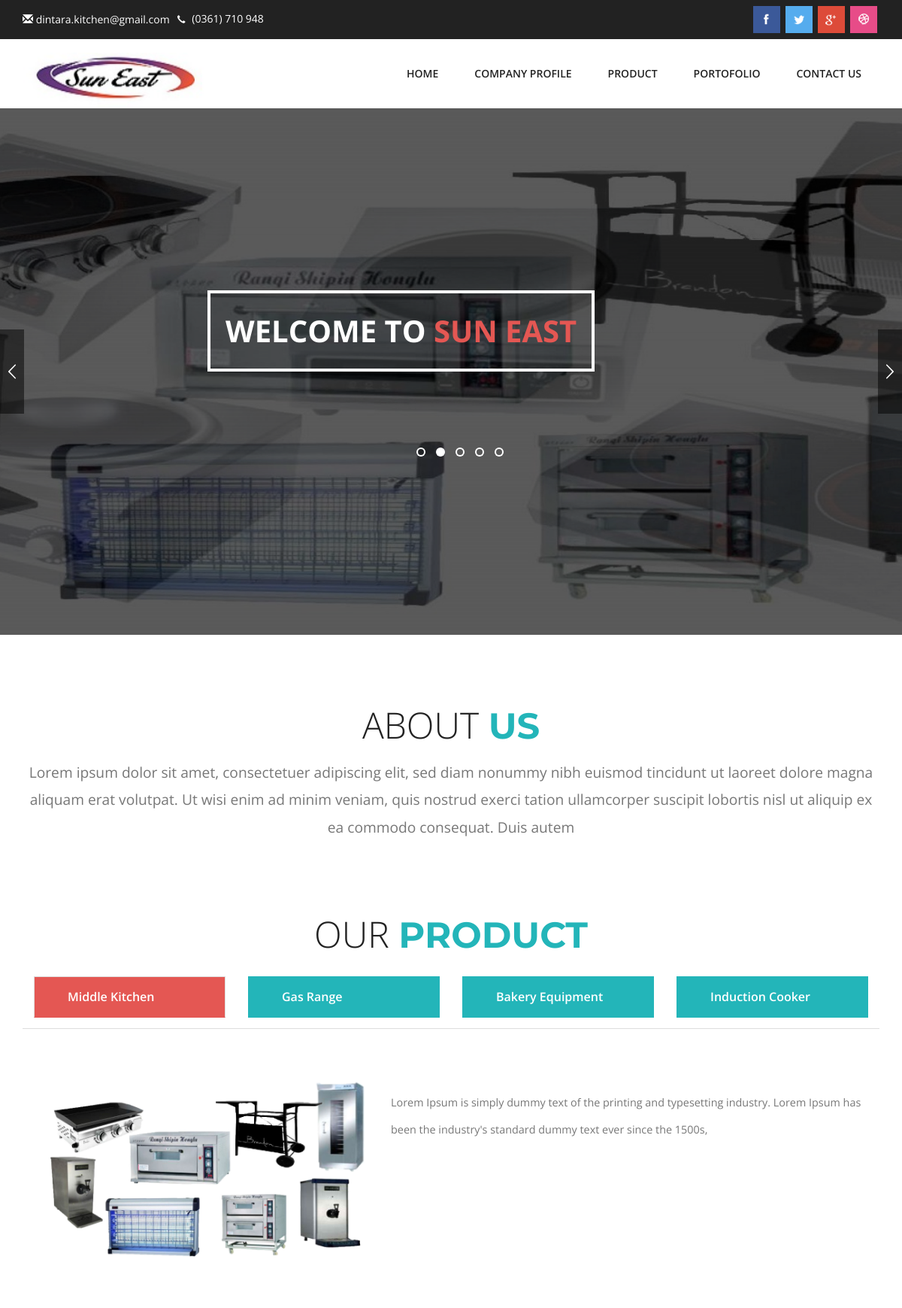
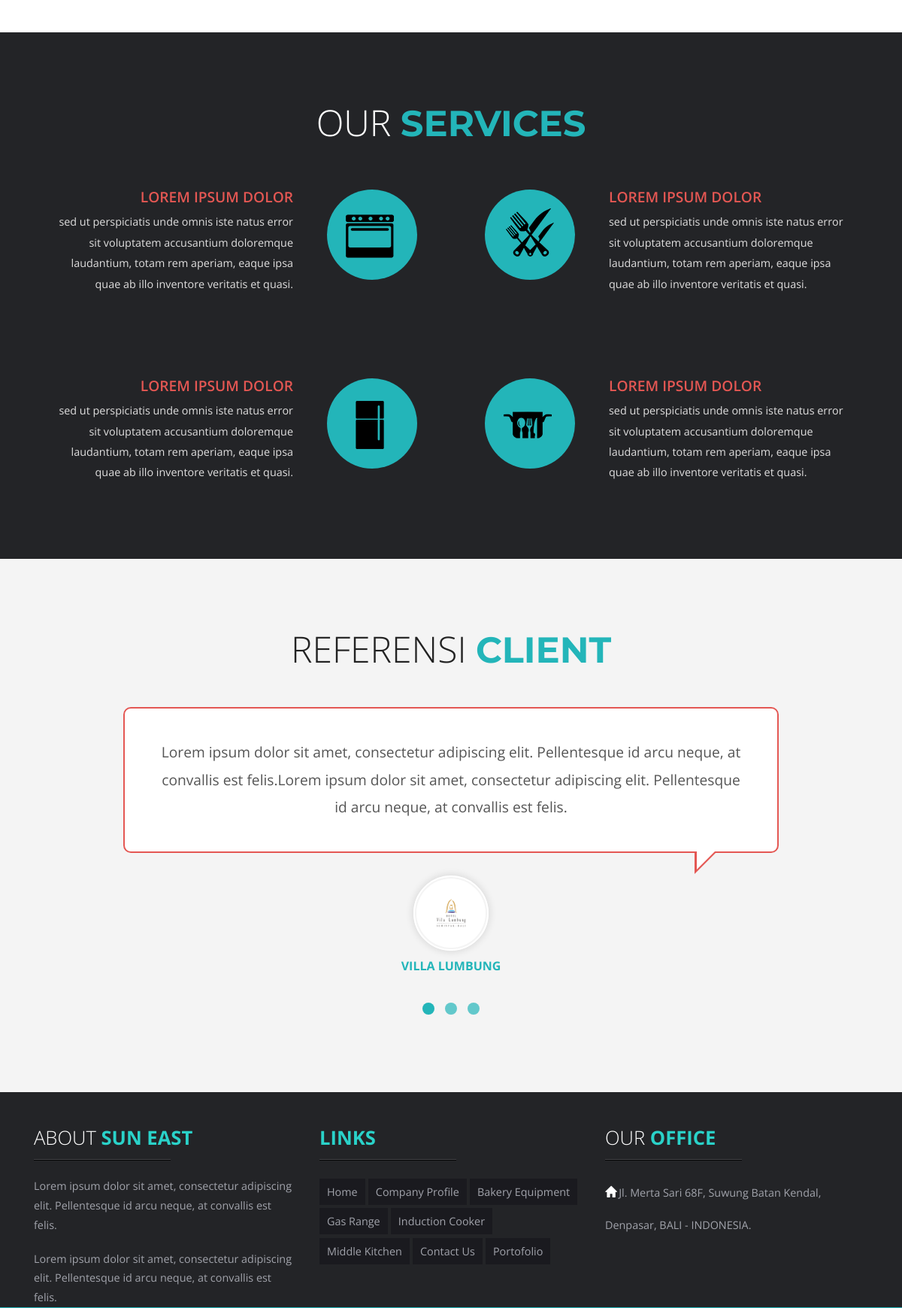
The page / (upper part) on the database its author committed (2 pictures, top to bottom).
### tables this page shows
CREATE TABLE `tb_kategori` (
  `id_kategori` tinyint(11) NOT NULL,
  `nama_kategori` varchar(100) DEFAULT NULL,
  `desk_kategori` text,
  `gambar` varchar(100) DEFAULT NULL
);

### home.php (the view, shortened to what this page needs)
 <div class="top_banner">
	<div class="sleekslider">
		<div class="slide active bg-1">
			<div class="slide-container">
				<div class="slide-content">
					<p>Welcome to <span class="s-p">Sun East</span></p>
				</div>
			</div>
		</div>
		<div class="slide bg-2">
			<div class="slide-container">
				<div class="slide-content">
					<p>Welcome to <span class="s-p">Sun East</span></p>
				</div>
			</div>
		</div>
		<div class="slide bg-3">
			<div class="slide-container">
				<div class="slide-content">
					<p>Welcome to <span class="s-p">Sun East</span></p>
				</div>
			</div>
		</div>
		<div class="slide bg-4">
			<div class="slide-container">
				<div class="slide-content">
					<p>Welcome to <span class="s-p">Sun East</span></p>
				</div>
			</div>
		</div>
		<div class="slide bg-5">
			<div class="slide-container">
				<div class="slide-content">
				<p>Welcome to <span class="s-p">Sun East</span></p>
				</div>
			</div>
		</div>
		<nav class="nav-split">
			<a class="prev" href="">
				<span class="icon-wrap"><svg class="icon" width="22" height="22" viewBox="0 0 64 64"><use xlink:href="#arrow-left" /></svg></span>
			</a>
			<a class="next" href="">
				<span class="icon-wrap"><svg class="icon" width="22" height="22" viewBox="0 0 64 64"><use xlink:href="#arrow-right" /></svg></span>
			</a>
		</nav>
		<nav class="pagination">
			<span class="current"></span>
			<span></span>
			<span></span>
			<span></span>
			<span></span>
		</nav>
	</div>
</div>
	<div class="services" id="services">
		<div class="container">
			<div class="inner-w3">
				    <div class="sub-hd">
					<h3 class="tittle">ABOUT <span>US</span></h3>
				<p class="sub-para"style="margin-bottom: 100px;">Lorem ipsum dolor sit amet, consectetuer adipiscing elit, sed diam nonummy nibh euismod tincidunt ut laoreet dolore magna aliquam erat volutpat. Ut wisi enim ad minim veniam, quis nostrud exerci tation ullamcorper suscipit lobortis nisl ut aliquip ex ea commodo consequat. Duis autem  </p>
				</div>
				</div>
			<div class="inner-w3">
				<div class="sub-hd">
					<h3 class="tittle">OUR <span>Product</span></h3>
				</div>
				</div>
			<div class="inner_tabs">
				<div class="bs-example bs-example-tabs" role="tabpanel" data-example-id="togglable-tabs">
					<ul id="myTab" class="nav nav-tabs" role="tablist">
			<?php
     					$result1 = mysql_query("SELECT * FROM tb_kategori");
     					while($baris1 = mysql_fetch_array($result1)){
					if ($baris1['id_kategori']==1){
						echo '<li role="presentation" class="active" style="width:285px"><a href="#expeditions" id="expeditions-tab" role="tab" data-toggle="tab" aria-controls="'.$baris1['id_kategori'].'" aria-expanded="true">'.$baris1['nama_kategori'].'</a></li>';
					}else if ($baris1['id_kategori']==2){
						echo '<li role="presentation" style="width:285px"><a href="#tours" id="tours-tab" role="tab" data-toggle="tab" aria-controls="'.$baris1['id_kategori'].'" aria-expanded="true">'.$baris1['nama_kategori'].'</a></li>';
					}else if ($baris1['id_kategori']==3){
						echo '<li role="presentation" style="width:285px"><a href="#tree" id="tree-tab" role="tab" data-toggle="tab" aria-controls="'.$baris1['id_kategori'].'" aria-expanded="true">'.$baris1['nama_kategori'].'</a></li>';
					}else if ($baris1['id_kategori']==4){
						echo '<li role="presentation" style="width:285px"><a href="#safari" id="tree-tab" role="tab" data-toggle="tab" aria-controls="'.$baris1['id_kategori'].'" aria-expanded="true">'.$baris1['nama_kategori'].'</a></li>';
					}
     				}
     			?>
					</ul>
					<div id="myTabContent" class="tab-content">
			<?php
     					$result1 = mysql_query("SELECT * FROM tb_kategori");
     					while($baris1 = mysql_fetch_array($result1)){
					if ($baris1['id_kategori']==1){
						echo '<div role="tabpanel" class="tab-pane fade in active" id="expeditions" aria-labelledby="expeditions-tab">
								<div class="col-md-5 col-sm-5 tab-image">
									<img src="adminpage/'.$baris1['gambar'].'"  alt="Medicinal">
								</div>
								<div class="col-md-7 col-sm-7 tab-info">
								 '.$baris1['desk_kategori'].'
							</div>
							<div class="clearfix"></div>
						</div>';
					}else if ($baris1['id_kategori']==2){
						echo '<div role="tabpanel" class="tab-pane fade" id="tours" aria-labelledby="tours-tab">
								<div class="col-md-5 col-sm-5 tab-image">
									<img src="adminpage/'.$baris1['gambar'].'"  alt="Medicinal">
								</div>
								<div class="col-md-7 col-sm-7 tab-info">
								'.$baris1['desk_kategori'].'
								</div>
							<div class="clearfix"></div>
						</div>';
					}else if ($baris1['id_kategori']==3){
						echo '<div role="tabpanel" class="tab-pane fade" id="tree" aria-labelledby="tree-tab">
								<div class="col-md-5 col-sm-5 tab-image">
									<img src="adminpage/'.$baris1['gambar'].'"  alt="Medicinal">
								</div>
								<div class="col-md-7 col-sm-7 tab-info">
								'.$baris1['desk_kategori'].'
								</div>
							<div class="clearfix"></div>
						</div>';
					}else if ($baris1['id_kategori']==4){
						echo '<div role="tabpanel" class="tab-pane fade" id="safari" aria-labelledby="safari-tab">
								<div class="col-md-5 col-sm-5 tab-image">
									<img src="adminpage/'.$baris1['gambar'].'"  alt="Medicinal">
								</div>
								<div class="col-md-7 col-sm-7 tab-info">
								'.$baris1['desk_kategori'].'
								</div>
							<div class="clearfix"></div>
						</div>';
					}
					}
     			?>
					</div>
				</div>
			</div>
		</div>
	</div>
		<div class="medicinal-w3">
			<div class="container">
			    <div class="sub-hd">
					<h3 class="tittle two">OUR <span>SERVICES</span></h3>
				</div>
				<div class="medicinal-w3-grids one">
					<div class="col-md-6 medicinal-w3-grid">
						<div class="col-md-8 medicinal-w3-left">
							<h4>LOREM IPSUM DOLOR</h4>
							<p>sed ut perspiciatis unde omnis iste natus error sit voluptatem accusantium doloremque laudantium, totam rem aperiam, eaque ipsa quae ab illo inventore veritatis et quasi. </p>
						</div>
						<div class="col-md-4 medicinal-w3-right">
							<div class="hi-icon-wrap hi-icon-effect-7 hi-icon-effect-7b">
								<a class="hi-icon icon1"></a>
							</div>
						</div>
						<div class="clearfix"></div>
					</div>
					<div class="col-md-6 medicinal-w3-grid">
						<div class="col-md-4 medicinal-w3-right">
							<div class="hi-icon-wrap hi-icon-effect-7 hi-icon-effect-7b">
								<a class="hi-icon icon2"></a>
							</div>
						</div>
						<div class="col-md-8 medicinal-w3-left1">
							<h4>LOREM IPSUM DOLOR</h4>
							<p>sed ut perspiciatis unde omnis iste natus error sit voluptatem accusantium doloremque laudantium, totam rem aperiam, eaque ipsa quae ab illo inventore veritatis et quasi. </p>
						</div>
						<div class="clearfix"></div>
					</div>
					<div class="clearfix"></div>
				</div>
				<div class="medicinal-w3-grids">
					<div class="col-md-6 medicinal-w3-grid">
						<div class="col-md-8 medicinal-w3-left">
							<h4>LOREM IPSUM DOLOR</h4>
							<p>sed ut perspiciatis unde omnis iste natus error sit voluptatem accusantium doloremque laudantium, totam rem aperiam, eaque ipsa quae ab illo inventore veritatis et quasi. </p>
						</div>
						<div class="col-md-4 medicinal-w3-right">
							<div class="hi-icon-wrap hi-icon-effect-7 hi-icon-effect-7b">
								<a class="hi-icon icon3"></a>
							</div>
						</div>
						<div class="clearfix"></div>
					</div>
					<div class="col-md-6 medicinal-w3-grid">
						<div class="col-md-4 medicinal-w3-right">
							<div class="hi-icon-wrap hi-icon-effect-7 hi-icon-effect-7b">
								<a class="hi-icon icon4"></a>
							</div>
						</div>
						<div class="col-md-8 medicinal-w3-left1">
							<h4>LOREM IPSUM DOLOR</h4>
							<p>sed ut perspiciatis unde omnis iste natus error sit voluptatem accusantium doloremque laudantium, totam rem aperiam, eaque ipsa quae ab illo inventore veritatis et quasi. </p>
						</div>
						<div class="clearfix"></div>
					</div>
					<div class="clearfix"></div>
				</div>
			</div>
		</div>
		<div class="grid_2" id="tender" style="padding-bottom:0px">
  	 <div id="review" class="testimonials-review" style="padding-top:0px">
	<div class="container">
	<div class="sub-hd">
					<h3 class="tittle lost">REFERENSI <span>CLIENT</span></h3>
				</div>
			<div class="testimonials">
			  <div class="monials">
					<div class="sreen-gallery-cursual">
					       <div id="owl-demo" class="owl-carousel">
				                   <div class="item-owl">
                                           <p class="speech">Lorem ipsum dolor sit amet, consectetur adipiscing elit. Pellentesque id arcu neque, at convallis est felis.Lorem ipsum dolor sit amet, consectetur adipiscing elit. Pellentesque id arcu neque, at convallis est felis.</p>
                                           <div class="client-info">
                                               <img src="gambar/32.png" alt=" " />
                                               <h4>Villa Lumbung</h4>
                                           </div>
                                       </div>
			              </div>
				</div>
			</div>
		</div>
	</div>
</div>

### css/slider.css (style rules this page uses)
html, body, div, span, applet, object, iframe, h1, h2, h3, h4, h5, h6, p, blockquote, pre, a, abbr, acronym, address, big, cite, code, del, dfn, em, img, ins, kbd, q, s, samp, small, strike, strong, sub, sup, tt, var, b, u, i, center, dl, dt, dd, ol, ul, li, fieldset, form, label, legend, table, caption, tbody, tfoot, thead, tr, th, td, article, aside, canvas, details, embed, figure, figcaption, footer, header, hgroup, menu, nav, output, ruby, section, summary, time, mark, audio, video { margin: 0; padding: 0; border: 0; font: inherit; font-size: 100%; vertical-align: baseline; }
html { line-height: 1; }
ol, ul { list-style: none; }
article, aside, details, figcaption, figure, footer, header, hgroup, main, menu, nav, section, summary { display: block; }
*, *:after, *:before { -moz-box-sizing: border-box; -webkit-box-sizing: border-box; box-sizing: border-box; }
.sleekslider { width: 100%; height:700px; position: relative; display: block; overflow: hidden; }
.sleekslider .slide { position: absolute; top: 0; left: 0; width: 100%; height:700px; background-repeat: no-repeat; background-position: center center; -moz-background-size: cover; -o-background-size: cover; -webkit-background-size: cover; background-size: cover; z-index: 1; content: ""; }
.sleekslider .slide.active { z-index: 3; }
.sleekslider .bg-1 { background-image: url("../gambar/1b.jpg"); }
.sleekslider .bg-2 { background-image: url("../gambar/2b.jpg"); }
.sleekslider .bg-3 { background-image: url("../gambar/5b.jpg"); }
.sleekslider .bg-4 { background-image: url("../gambar/1b.jpg"); }
.sleekslider .bg-5 { background-image: url("../gambar/2b.jpg"); }
.sleekslider .slide-container { max-width: 1200px; margin: 0 auto; position: relative; height: 100%; }
.sleekslider .slide-content { z-index: 50; position: absolute; bottom:50%; left: 28%; }
nav.nav-split .icon-wrap { position: relative; display: block; padding: 45px 5px; background-color: rgba(0, 0, 0, 0.5); }
nav.nav-split svg.icon { -webkit-transition: -webkit-transform 0.3s 0.3s; transition: transform 0.3s 0.3s; fill: #fff; }
nav.nav-split a { position: absolute; top: 50%; display: block; outline: none; text-align: left; z-index: 1000; -webkit-transform: translateY(-50%); transform: translateY(-50%); }
nav.nav-split a svg { display: block; margin: 0 auto; padding: 0; }
nav.nav-split a.prev { left: 0; }
nav.nav-split a.next { right: 0; }
nav.pagination { position: absolute; bottom:30%; text-align: center; width: 100%; z-index: 10; left:1%; }
nav.pagination span { width: 12px; height: 12px; display: inline-block; background-color: transparent; box-shadow: inset 0 0 0 2px white; -webkit-transition: box-shadow 0.3s ease; transition: box-shadow 0.3s ease; -moz-border-radius: 50%; -webkit-border-radius: 50%; border-radius: 50%; margin: 5px; cursor: pointer; }
nav.pagination span.current { box-shadow: inset 0 0 0 8px white; }
span.s-p { color: #e45753; }
.slide-content p { color: white; font-weight:700; font-size: 40px; padding: 30px 20px; text-transform: uppercase; border: 4px solid#fff; }
@media (max-width:1280px) { .sleekslider .slide-content { z-index: 50; position: absolute; bottom: 50%; left: 23%; } }

### rows shown on the page
tb_kategori: nama_kategori "Middle Kitchen", gambar (picture), desk_kategori "Lorem Ipsum is simply dummy text of the printing and typesetting industry. Lorem Ipsum has been the industry's standard dummy text ever since the 1500s,"
tb_kategori: nama_kategori "Gas Range"
tb_kategori: nama_kategori "Bakery Equipment"
tb_kategori: nama_kategori "Induction Cooker"
